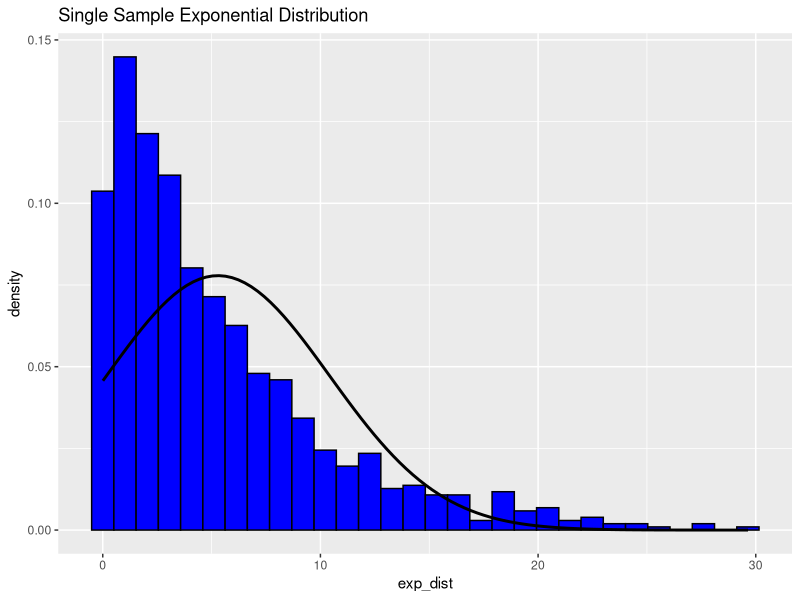
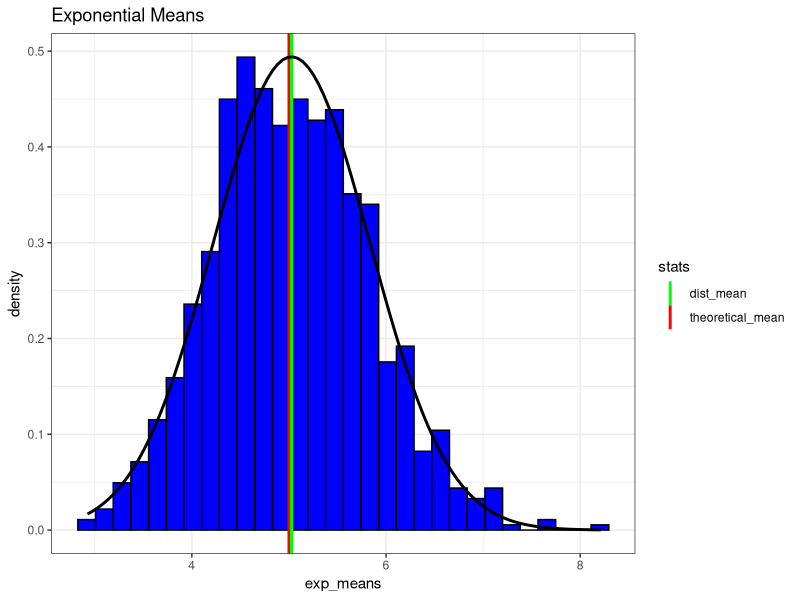
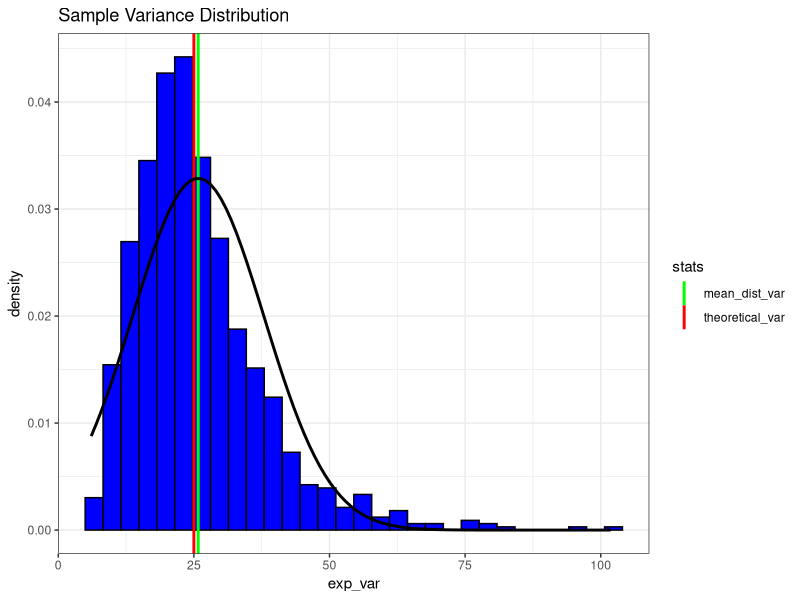
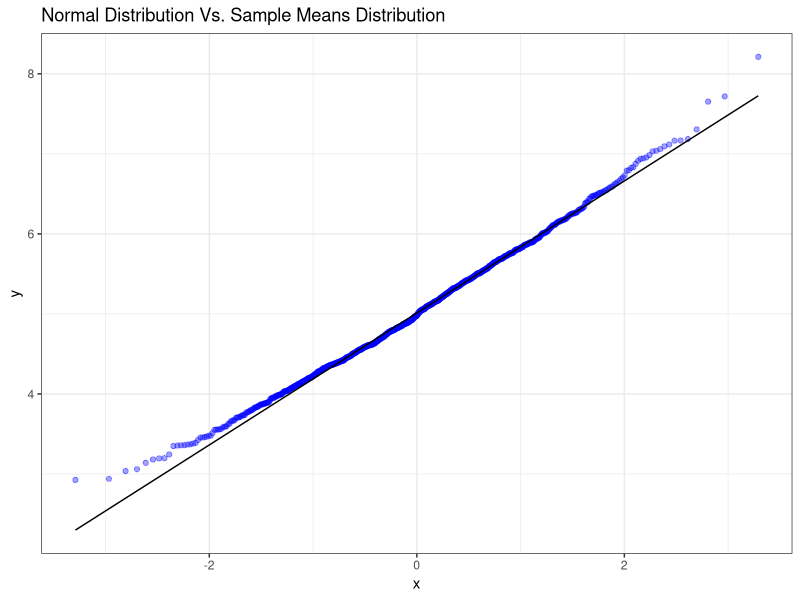

The R source for these figures, in order:
## ---- chunk 1
knitr::opts_chunk$set(echo = TRUE)
## ---- chunk 2
library(ggplot2)
set.seed(37)
sample_size <- 40
num_sim <- 1000
lambda <- 0.2

exp_dist <- rexp(1000, lambda)

exp_df <- data.frame(exp_dist)

e <- ggplot(exp_df, aes(exp_dist)) + 
        geom_histogram(aes(y=..density..),fill='blue', color='black')+
        labs(title='Single Sample Exponential Distribution')+
        stat_function(fun = dnorm, args = list(mean = mean(exp_dist), sd = sd(exp_dist)), col='black',lwd=1)

print(e)
print(paste('Distribution Mean:', mean(exp_dist)))
## ---- chunk 3



exp_means = NULL
for (i in 1:num_sim) exp_means = c(exp_means, mean(rexp(sample_size, lambda)))
means_df <- data.frame(exp_means)

#sample mean vs theoretical mean
p <- ggplot(means_df, aes(x=exp_means)) +
        geom_histogram(aes(y =..density..), fill='blue', color='black')+
        geom_vline(aes(xintercept=1/lambda, color='theoretical_mean'),lwd=1) +
        geom_vline(aes(xintercept=mean(exp_means), color='dist_mean'),lwd=1)+
        stat_function(fun = dnorm, args = list(mean = mean(exp_means), sd = sd(exp_means)), col='black',lwd=1)+
        labs(title='Exponential Means')+
        scale_color_manual(name='stats', values=c(theoretical_mean = 'red', dist_mean='green'))+
        theme_bw()

print(p)

print(paste("Theoretical Mean:", 1/lambda))
print(paste('Sample Mean:',mean(exp_means)))
## ---- chunk 4
exp_var = NULL
for (i in 1:num_sim) exp_var = c(exp_var, var(rexp(sample_size, lambda)))
print(paste('Sample Variance:',mean(exp_var)))
print(paste('Theoretical Variance:',(1/lambda)^2))
var_df = data.frame(exp_var)
pv <- ggplot(var_df, aes(x=exp_var))+
        geom_histogram(aes(y=..density..), fill='blue', col='black')+
        geom_vline(aes(xintercept=(1/lambda)^2, color='theoretical_var'),lwd=1)+
        geom_vline(aes(xintercept=mean(exp_var),color= 'mean_dist_var'),lwd=1)+
        stat_function(fun = dnorm, args = list(mean = mean(exp_var), sd = sd(exp_var)), col='black', lwd=1)+
        scale_color_manual(name='stats', values=c(theoretical_var = 'red', mean_dist_var='green'))+
        labs(title='Sample Variance Distribution')+
        theme_bw()
print(pv)
## ---- chunk 5
q <- ggplot(means_df, aes(sample=exp_means)) +
        stat_qq(alpha=0.37, color='blue')+
        stat_qq_line()+
        labs(title='Normal Distribution Vs. Sample Means Distribution')+
        theme_bw()
print(q)
